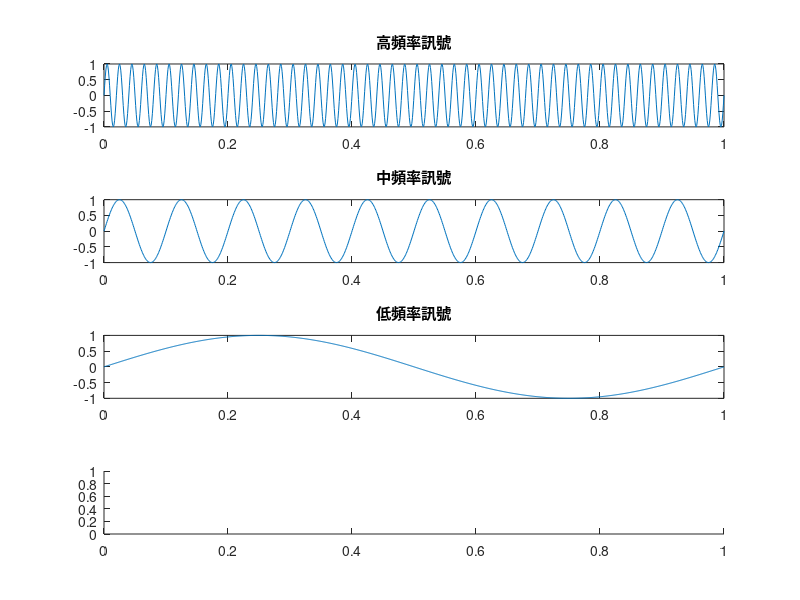

Source code (MATLAB): (Note: this script raises an error after producing the figure.)
% 生成時間軸
t = linspace(0, 1, 1000);

% 生成高頻率、中頻率和低頻率的正弦波
high_freq = sin(2 * pi * 50 * t);
mid_freq = sin(2 * pi * 10 * t);
low_freq = sin(2 * pi * 1 * t);

% 繪製波形圖
figure;
subplot(4, 1, 1);
plot(t, high_freq);
title('高頻率訊號');

subplot(4, 1, 2);
plot(t, mid_freq);
title('中頻率訊號');

subplot(4, 1, 3);
plot(t, low_freq);
title('低頻率訊號');

subplot(4, 1, 4);
plot(t, DataProcess(high_freq));
title('低頻率訊號');
